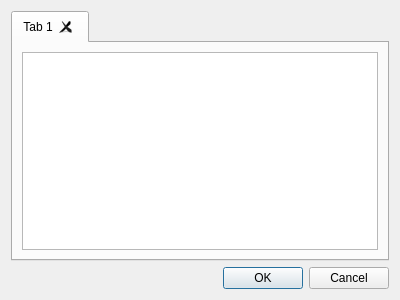
<?xml version="1.0" encoding="UTF-8"?>
<ui version="4.0">
 <class>PrfMatNavDialog</class>
 <widget class="QDialog" name="PrfMatNavDialog">
  <property name="geometry">
   <rect>
    <x>0</x>
    <y>0</y>
    <width>400</width>
    <height>300</height>
   </rect>
  </property>
  <property name="windowTitle">
   <string>Select variable...</string>
  </property>
  <layout class="QVBoxLayout" name="verticalLayout">
   <item>
    <widget class="QTabWidget" name="tabWidget">
     <property name="currentIndex">
      <number>0</number>
     </property>
     <property name="tabsClosable">
      <bool>true</bool>
     </property>
     <widget class="QWidget" name="tab">
      <attribute name="title">
       <string>Tab 1</string>
      </attribute>
      <layout class="QVBoxLayout" name="verticalLayout_2">
       <item>
        <widget class="QTableView" name="tableView"/>
       </item>
      </layout>
     </widget>
    </widget>
   </item>
   <item>
    <widget class="QDialogButtonBox" name="buttonBox">
     <property name="orientation">
      <enum>Qt::Horizontal</enum>
     </property>
     <property name="standardButtons">
      <set>QDialogButtonBox::Cancel|QDialogButtonBox::Ok</set>
     </property>
    </widget>
   </item>
  </layout>
 </widget>
 <resources/>
 <connections>
  <connection>
   <sender>buttonBox</sender>
   <signal>accepted()</signal>
   <receiver>PrfMatNavDialog</receiver>
   <slot>accept()</slot>
   <hints>
    <hint type="sourcelabel">
     <x>248</x>
     <y>254</y>
    </hint>
    <hint type="destinationlabel">
     <x>157</x>
     <y>274</y>
    </hint>
   </hints>
  </connection>
  <connection>
   <sender>buttonBox</sender>
   <signal>rejected()</signal>
   <receiver>PrfMatNavDialog</receiver>
   <slot>reject()</slot>
   <hints>
    <hint type="sourcelabel">
     <x>316</x>
     <y>260</y>
    </hint>
    <hint type="destinationlabel">
     <x>286</x>
     <y>274</y>
    </hint>
   </hints>
  </connection>
 </connections>
</ui>
